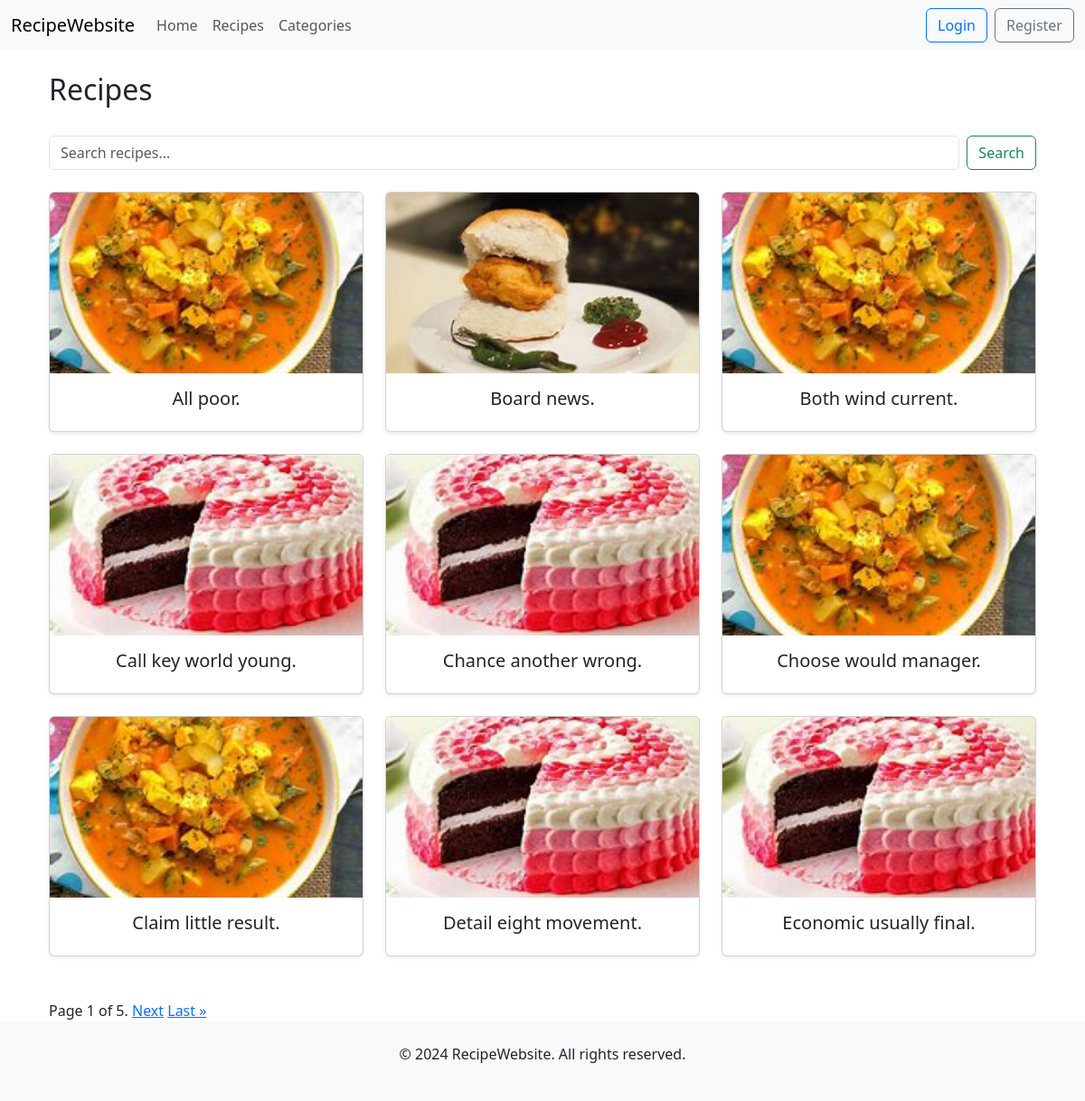
The app's page /recipes/ with its own data.
### recipes/models.py (models this page shows, shortened)
class Recipe(models.Model):
    user = models.ForeignKey(User, on_delete=models.CASCADE)
    recipe_name = models.CharField(max_length=100)
    recipe_image = models.ImageField(upload_to='recipe/')
    recipe_description = models.TextField(help_text="Brief description of the recipe")
    ingredients = models.TextField(help_text="List of ingredients required")
    steps = models.TextField(help_text="Step-by-step instructions for preparation")
    categories = models.ManyToManyField(Category, blank=True, related_name='recipe')
    created_at = models.DateTimeField(auto_now_add=True)
    class Meta:
        ordering= ['recipe_name']

### recipes/views.py (the view)
# urls.py: path('', all_recipes, name='all_recipes'),
def all_recipes(request):
    search_query = request.GET.get('search', '')
    if search_query:
        recipes = Recipe.objects.filter(recipe_name__icontains = search_query) | Recipe.objects.filter(ingredients__icontains = search_query) | Recipe.objects.filter(categories__name__icontains= search_query)
    else:
        recipes = Recipe.objects.all()
    paginator = Paginator(recipes, 9)
    page_number = request.GET.get('page')
    page_obj = paginator.get_page(page_number)
    favorite_recipes = []
    if request.user.is_authenticated:
        favorite_recipes = Favorite.objects.filter(user =request.user).values_list('recipe_id', flat = True)
    return render(request, 'recipes/all_recipes.html',{'page_obj': page_obj, 'title': 'Recipes', 'search_query': search_query, 'favorite_recipes': favorite_recipes,})

### templates/recipes/all_recipes.html (shortened to what this page needs)
{% extends 'base.html' %}
{% block start %}
<div class="container mt-4">
    <div class="d-flex justify-content-between align-items-center mb-4">
        <h2>Recipes</h2>
    </div>
    <form class="d-flex mb-4" method="GET" action="{% url 'all_recipes' %}">
        <input class="form-control me-2" type="search" placeholder="Search recipes..." name="search" value="{{ search_query }}">
        <button class="btn btn-outline-success" type="submit">Search</button>
    </form>
    {% if page_obj %}
        <div class="row">
            {% for recipe in page_obj %}
                <div class="col-md-4 mb-4">
                    <div class="card h-100 shadow-sm">
                        <a href="{% url 'recipe_detail' recipe.id %}?next={{ request.get_full_path }}">
                            <img src="{{ recipe.recipe_image.url }}" class="card-img-top" alt="{{ recipe.recipe_name }}" style="height: 200px; object-fit: cover;">
                        </a>
                        <div class="card-body d-flex flex-column">
                            <h5 class="card-title text-center">{{ recipe.recipe_name }}</h5>
                        </div>
                    </div>
                </div>
            {% endfor %}
        </div>
    {% else %}
        <p class="text-center">No recipes match your search.</p>
    {% endif %}
    <div class="d-flex justify-content-between align-items-center mt-4">
        <div class="pagination">
            <span class="step-links">
                <span class="current">
                    Page {{ page_obj.number }} of {{ page_obj.paginator.num_pages }}.
                </span>
                {% if page_obj.has_next %}
                    <a href="?search={{ search_query }}&page={{ page_obj.next_page_number }}">Next</a>
                    <a href="?search={{ search_query }}&page={{ page_obj.paginator.num_pages }}">Last &raquo;</a>
                {% endif %}
            </span>
        </div>
    </div>
</div>
{% endblock %}

### records on screen
Recipe: recipe_image (picture), recipe_name "All poor."
Recipe: recipe_image (picture), recipe_name "Board news."
Recipe: recipe_image (picture), recipe_name "Both wind current."
Recipe: recipe_image (picture), recipe_name "Call key world young."
Recipe: recipe_image (picture), recipe_name "Chance another wrong."
Recipe: recipe_image (picture), recipe_name "Choose would manager."
Recipe: recipe_image (picture), recipe_name "Claim little result."
Recipe: recipe_image (picture), recipe_name "Detail eight movement."
Recipe: recipe_image (picture), recipe_name "Economic usually final."

### other values on screen
{{ page_obj.number }} "1"
{{ page_obj.paginator.num_pages }} "5"
